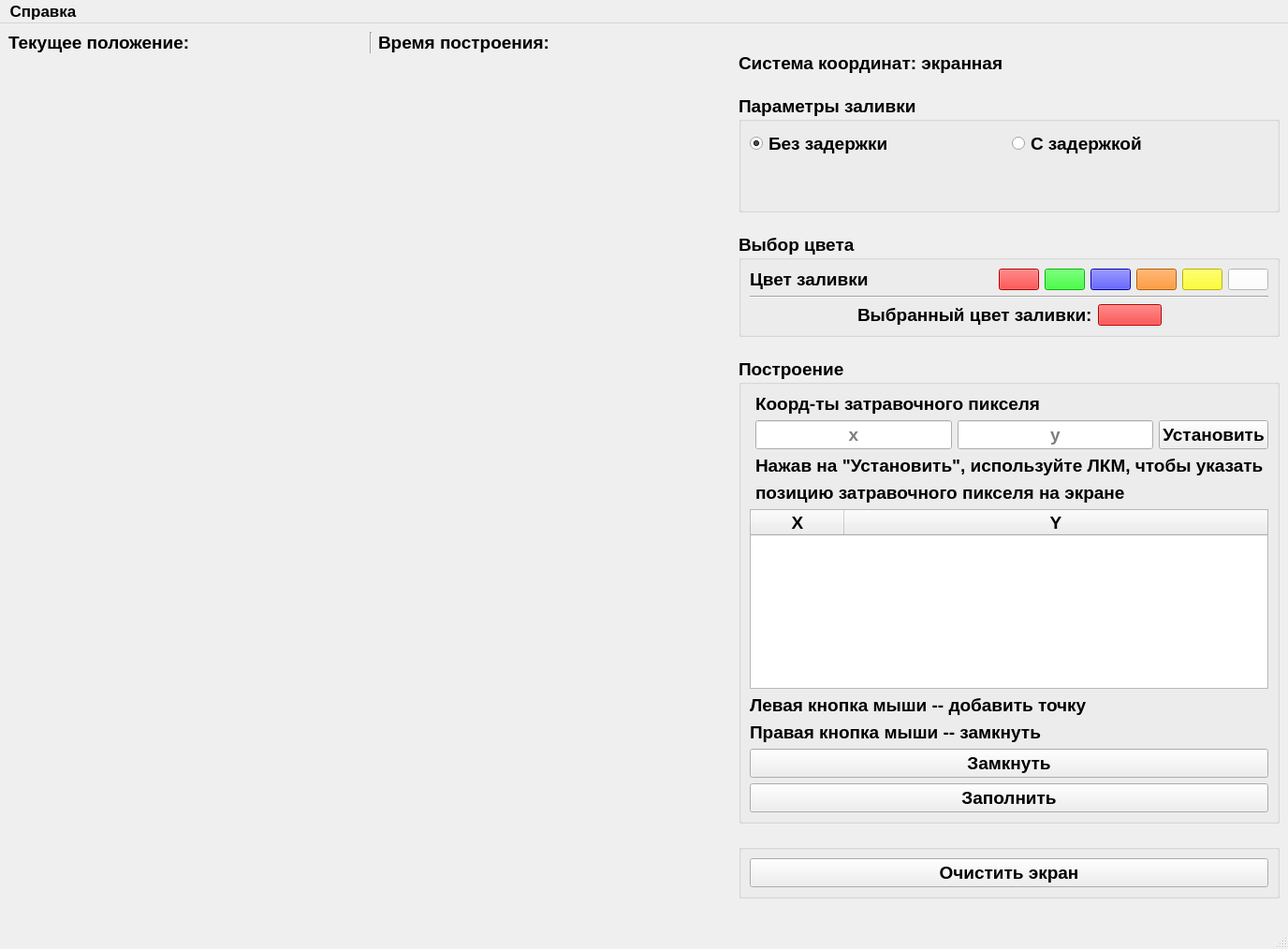
<?xml version="1.0" encoding="UTF-8"?>
<ui version="4.0">
 <class>MainWindow</class>
 <widget class="QMainWindow" name="MainWindow">
  <property name="geometry">
   <rect>
    <x>0</x>
    <y>0</y>
    <width>1376</width>
    <height>1014</height>
   </rect>
  </property>
  <property name="windowTitle">
   <string>MainWindow</string>
  </property>
  <widget class="QWidget" name="centralwidget">
   <layout class="QHBoxLayout" name="horizontalLayout" stretch="2,0">
    <item>
     <layout class="QVBoxLayout" name="verticalLayout_4" stretch="0,1">
      <item>
       <layout class="QHBoxLayout" name="horizontalLayout_6">
        <item>
         <widget class="QLabel" name="curposLabel">
          <property name="sizePolicy">
           <sizepolicy hsizetype="Preferred" vsizetype="Maximum">
            <horstretch>0</horstretch>
            <verstretch>0</verstretch>
           </sizepolicy>
          </property>
          <property name="font">
           <font>
            <pointsize>14</pointsize>
            <weight>75</weight>
            <bold>true</bold>
           </font>
          </property>
          <property name="text">
           <string>Текущее положение:</string>
          </property>
         </widget>
        </item>
        <item>
         <widget class="Line" name="line_3">
          <property name="sizePolicy">
           <sizepolicy hsizetype="Fixed" vsizetype="Minimum">
            <horstretch>0</horstretch>
            <verstretch>0</verstretch>
           </sizepolicy>
          </property>
          <property name="orientation">
           <enum>Qt::Vertical</enum>
          </property>
         </widget>
        </item>
        <item>
         <widget class="QLabel" name="timeLabel">
          <property name="sizePolicy">
           <sizepolicy hsizetype="Preferred" vsizetype="Maximum">
            <horstretch>0</horstretch>
            <verstretch>0</verstretch>
           </sizepolicy>
          </property>
          <property name="font">
           <font>
            <pointsize>14</pointsize>
            <weight>75</weight>
            <bold>true</bold>
           </font>
          </property>
          <property name="text">
           <string>Время построения:</string>
          </property>
         </widget>
        </item>
       </layout>
      </item>
      <item>
       <widget class="Canvas" name="canvas" native="true"/>
      </item>
     </layout>
    </item>
    <item>
     <layout class="QVBoxLayout" name="verticalLayout" stretch="0,0,0,0,0">
      <property name="spacing">
       <number>0</number>
      </property>
      <property name="leftMargin">
       <number>0</number>
      </property>
      <item>
       <widget class="QLabel" name="label_5">
        <property name="sizePolicy">
         <sizepolicy hsizetype="Preferred" vsizetype="Maximum">
          <horstretch>0</horstretch>
          <verstretch>0</verstretch>
         </sizepolicy>
        </property>
        <property name="font">
         <font>
          <pointsize>14</pointsize>
          <weight>75</weight>
          <bold>true</bold>
         </font>
        </property>
        <property name="text">
         <string>Система координат: экранная</string>
        </property>
       </widget>
      </item>
      <item>
       <widget class="QGroupBox" name="groupBox">
        <property name="sizePolicy">
         <sizepolicy hsizetype="Preferred" vsizetype="Maximum">
          <horstretch>0</horstretch>
          <verstretch>0</verstretch>
         </sizepolicy>
        </property>
        <property name="maximumSize">
         <size>
          <width>16777215</width>
          <height>16777215</height>
         </size>
        </property>
        <property name="font">
         <font>
          <pointsize>14</pointsize>
          <weight>75</weight>
          <bold>true</bold>
         </font>
        </property>
        <property name="title">
         <string>Параметры заливки</string>
        </property>
        <layout class="QGridLayout" name="gridLayout" rowstretch="1,0">
         <item row="0" column="0">
          <widget class="QRadioButton" name="nodelayRB">
           <property name="text">
            <string>Без задержки</string>
           </property>
           <property name="checked">
            <bool>true</bool>
           </property>
          </widget>
         </item>
         <item row="0" column="1">
          <widget class="QRadioButton" name="delayRB">
           <property name="text">
            <string>С задержкой</string>
           </property>
          </widget>
         </item>
         <item row="1" column="0" colspan="2">
          <widget class="QStackedWidget" name="stackedWidget">
           <property name="enabled">
            <bool>true</bool>
           </property>
           <property name="currentIndex">
            <number>1</number>
           </property>
           <widget class="QWidget" name="page">
            <layout class="QHBoxLayout" name="horizontalLayout_2">
             <item>
              <widget class="QLabel" name="label">
               <property name="text">
                <string>1 мс</string>
               </property>
              </widget>
             </item>
             <item>
              <widget class="QSlider" name="horizontalSlider">
               <property name="minimum">
                <number>1</number>
               </property>
               <property name="maximum">
                <number>10</number>
               </property>
               <property name="orientation">
                <enum>Qt::Horizontal</enum>
               </property>
              </widget>
             </item>
             <item>
              <widget class="QLabel" name="label_2">
               <property name="text">
                <string>10 мс</string>
               </property>
              </widget>
             </item>
            </layout>
           </widget>
           <widget class="QWidget" name="page_2"/>
          </widget>
         </item>
        </layout>
       </widget>
      </item>
      <item>
       <widget class="QGroupBox" name="groupBox_4">
        <property name="sizePolicy">
         <sizepolicy hsizetype="Preferred" vsizetype="Maximum">
          <horstretch>0</horstretch>
          <verstretch>0</verstretch>
         </sizepolicy>
        </property>
        <property name="maximumSize">
         <size>
          <width>16777215</width>
          <height>16777215</height>
         </size>
        </property>
        <property name="font">
         <font>
          <pointsize>14</pointsize>
          <weight>75</weight>
          <bold>true</bold>
         </font>
        </property>
        <property name="title">
         <string>Выбор цвета</string>
        </property>
        <layout class="QGridLayout" name="gridLayout_4" columnstretch="0,0">
         <item row="1" column="0" colspan="2">
          <widget class="Line" name="line_2">
           <property name="font">
            <font>
             <pointsize>14</pointsize>
             <weight>75</weight>
             <bold>true</bold>
            </font>
           </property>
           <property name="orientation">
            <enum>Qt::Horizontal</enum>
           </property>
          </widget>
         </item>
         <item row="0" column="1">
          <layout class="QHBoxLayout" name="horizontalLayout_4">
           <item>
            <widget class="BgColorButton" name="bgColorSwatch_1">
             <property name="maximumSize">
              <size>
               <width>68</width>
               <height>16777215</height>
              </size>
             </property>
             <property name="font">
              <font>
               <pointsize>10</pointsize>
               <weight>50</weight>
               <italic>false</italic>
               <bold>false</bold>
              </font>
             </property>
             <property name="styleSheet">
              <string notr="true">background-color: rgb(255,0,0);
font: 10pt</string>
             </property>
             <property name="text">
              <string/>
             </property>
            </widget>
           </item>
           <item>
            <widget class="BgColorButton" name="bgColorSwatch_2">
             <property name="maximumSize">
              <size>
               <width>68</width>
               <height>16777215</height>
              </size>
             </property>
             <property name="font">
              <font>
               <pointsize>10</pointsize>
               <weight>50</weight>
               <italic>false</italic>
               <bold>false</bold>
              </font>
             </property>
             <property name="styleSheet">
              <string notr="true">background-color: rgb(0,255,0);
font: 10pt</string>
             </property>
             <property name="text">
              <string/>
             </property>
            </widget>
           </item>
           <item>
            <widget class="BgColorButton" name="bgColorSwatch_3">
             <property name="maximumSize">
              <size>
               <width>68</width>
               <height>16777215</height>
              </size>
             </property>
             <property name="font">
              <font>
               <pointsize>10</pointsize>
               <weight>50</weight>
               <italic>false</italic>
               <bold>false</bold>
              </font>
             </property>
             <property name="styleSheet">
              <string notr="true">background-color: rgb(0,0,255);
font: 10pt</string>
             </property>
             <property name="text">
              <string/>
             </property>
            </widget>
           </item>
           <item>
            <widget class="BgColorButton" name="bgColorSwatch_4">
             <property name="maximumSize">
              <size>
               <width>68</width>
               <height>16777215</height>
              </size>
             </property>
             <property name="font">
              <font>
               <pointsize>10</pointsize>
               <weight>50</weight>
               <italic>false</italic>
               <bold>false</bold>
              </font>
             </property>
             <property name="styleSheet">
              <string notr="true">background-color: rgb(255,127,0);
font: 10pt</string>
             </property>
             <property name="text">
              <string/>
             </property>
            </widget>
           </item>
           <item>
            <widget class="BgColorButton" name="bgColorSwatch_5">
             <property name="maximumSize">
              <size>
               <width>68</width>
               <height>16777215</height>
              </size>
             </property>
             <property name="font">
              <font>
               <pointsize>10</pointsize>
               <weight>50</weight>
               <italic>false</italic>
               <bold>false</bold>
              </font>
             </property>
             <property name="styleSheet">
              <string notr="true">background-color: rgb(255,255,0);
font: 10pt</string>
             </property>
             <property name="text">
              <string/>
             </property>
            </widget>
           </item>
           <item>
            <widget class="BgColorButton" name="bgColorSwatch_6">
             <property name="maximumSize">
              <size>
               <width>68</width>
               <height>16777215</height>
              </size>
             </property>
             <property name="font">
              <font>
               <pointsize>10</pointsize>
               <weight>50</weight>
               <italic>false</italic>
               <bold>false</bold>
              </font>
             </property>
             <property name="styleSheet">
              <string notr="true">background-color: rgb(255,255,255);
font: 10pt</string>
             </property>
             <property name="text">
              <string/>
             </property>
            </widget>
           </item>
          </layout>
         </item>
         <item row="0" column="0">
          <widget class="QLabel" name="label_11">
           <property name="font">
            <font>
             <pointsize>14</pointsize>
             <weight>75</weight>
             <bold>true</bold>
            </font>
           </property>
           <property name="text">
            <string>Цвет заливки</string>
           </property>
          </widget>
         </item>
         <item row="2" column="0" colspan="2">
          <layout class="QHBoxLayout" name="horizontalLayout_8" stretch="0,0,1,0">
           <item>
            <spacer name="horizontalSpacer_3">
             <property name="font">
              <font>
               <pointsize>14</pointsize>
               <weight>75</weight>
               <bold>true</bold>
              </font>
             </property>
             <property name="orientation">
              <enum>Qt::Horizontal</enum>
             </property>
             <property name="sizeHint" stdset="0">
              <size>
               <width>40</width>
               <height>20</height>
              </size>
             </property>
            </spacer>
           </item>
           <item>
            <widget class="QLabel" name="label_13">
             <property name="font">
              <font>
               <pointsize>14</pointsize>
               <weight>75</weight>
               <bold>true</bold>
              </font>
             </property>
             <property name="text">
              <string>Выбранный цвет заливки:</string>
             </property>
            </widget>
           </item>
           <item>
            <widget class="ColorView" name="colorview_2">
             <property name="maximumSize">
              <size>
               <width>68</width>
               <height>16777215</height>
              </size>
             </property>
             <property name="font">
              <font>
               <pointsize>10</pointsize>
               <weight>50</weight>
               <italic>false</italic>
               <bold>false</bold>
              </font>
             </property>
             <property name="styleSheet">
              <string notr="true">background-color: rgb(255,0,0);
font: 10pt</string>
             </property>
             <property name="text">
              <string/>
             </property>
            </widget>
           </item>
           <item>
            <spacer name="horizontalSpacer_4">
             <property name="font">
              <font>
               <pointsize>14</pointsize>
               <weight>75</weight>
               <bold>true</bold>
              </font>
             </property>
             <property name="orientation">
              <enum>Qt::Horizontal</enum>
             </property>
             <property name="sizeHint" stdset="0">
              <size>
               <width>40</width>
               <height>20</height>
              </size>
             </property>
            </spacer>
           </item>
          </layout>
         </item>
        </layout>
       </widget>
      </item>
      <item>
       <widget class="QGroupBox" name="groupBox_2">
        <property name="sizePolicy">
         <sizepolicy hsizetype="Preferred" vsizetype="Maximum">
          <horstretch>0</horstretch>
          <verstretch>0</verstretch>
         </sizepolicy>
        </property>
        <property name="maximumSize">
         <size>
          <width>16777215</width>
          <height>16777215</height>
         </size>
        </property>
        <property name="font">
         <font>
          <pointsize>14</pointsize>
          <weight>75</weight>
          <bold>true</bold>
         </font>
        </property>
        <property name="title">
         <string>Построение</string>
        </property>
        <layout class="QGridLayout" name="gridLayout_2" columnstretch="0,0,0,0">
         <item row="11" column="0" colspan="4">
          <widget class="QPushButton" name="fillPB">
           <property name="text">
            <string>Заполнить</string>
           </property>
          </widget>
         </item>
         <item row="4" column="0" colspan="4">
          <widget class="Table" name="table">
           <attribute name="horizontalHeaderStretchLastSection">
            <bool>true</bool>
           </attribute>
           <attribute name="verticalHeaderStretchLastSection">
            <bool>false</bool>
           </attribute>
           <column>
            <property name="text">
             <string>X</string>
            </property>
           </column>
           <column>
            <property name="text">
             <string>Y</string>
            </property>
           </column>
          </widget>
         </item>
         <item row="9" column="0" colspan="4">
          <widget class="QLabel" name="label_6">
           <property name="text">
            <string>Правая кнопка мыши -- замкнуть</string>
           </property>
          </widget>
         </item>
         <item row="0" column="1" colspan="3">
          <widget class="QLabel" name="label_3">
           <property name="sizePolicy">
            <sizepolicy hsizetype="Maximum" vsizetype="Preferred">
             <horstretch>0</horstretch>
             <verstretch>0</verstretch>
            </sizepolicy>
           </property>
           <property name="text">
            <string>Коорд-ты затравочного пикселя</string>
           </property>
          </widget>
         </item>
         <item row="1" column="3">
          <widget class="QPushButton" name="ptAddPB">
           <property name="text">
            <string>Установить</string>
           </property>
          </widget>
         </item>
         <item row="1" column="2">
          <widget class="QLineEdit" name="ptYLE">
           <property name="alignment">
            <set>Qt::AlignCenter</set>
           </property>
           <property name="placeholderText">
            <string>y</string>
           </property>
          </widget>
         </item>
         <item row="8" column="0" colspan="4">
          <widget class="QLabel" name="label_4">
           <property name="text">
            <string>Левая кнопка мыши -- добавить точку</string>
           </property>
          </widget>
         </item>
         <item row="10" column="0" colspan="4">
          <widget class="QPushButton" name="closePB">
           <property name="text">
            <string>Замкнуть</string>
           </property>
          </widget>
         </item>
         <item row="1" column="1">
          <widget class="QLineEdit" name="ptXLE">
           <property name="alignment">
            <set>Qt::AlignCenter</set>
           </property>
           <property name="placeholderText">
            <string>x</string>
           </property>
          </widget>
         </item>
         <item row="2" column="1" colspan="3">
          <widget class="QLabel" name="label_7">
           <property name="text">
            <string>Нажав на &quot;Установить&quot;, используйте ЛКМ, чтобы указать </string>
           </property>
          </widget>
         </item>
         <item row="3" column="1" colspan="3">
          <widget class="QLabel" name="label_8">
           <property name="text">
            <string>позицию затравочного пикселя на экране</string>
           </property>
          </widget>
         </item>
        </layout>
       </widget>
      </item>
      <item>
       <widget class="QGroupBox" name="groupBox_6">
        <property name="sizePolicy">
         <sizepolicy hsizetype="Preferred" vsizetype="Maximum">
          <horstretch>0</horstretch>
          <verstretch>0</verstretch>
         </sizepolicy>
        </property>
        <property name="maximumSize">
         <size>
          <width>16777215</width>
          <height>16777215</height>
         </size>
        </property>
        <property name="font">
         <font>
          <pointsize>14</pointsize>
          <weight>75</weight>
          <bold>true</bold>
         </font>
        </property>
        <property name="title">
         <string/>
        </property>
        <layout class="QGridLayout" name="gridLayout_3">
         <item row="0" column="0" colspan="2">
          <widget class="QPushButton" name="canvasClearPB">
           <property name="maximumSize">
            <size>
             <width>16777215</width>
             <height>40</height>
            </size>
           </property>
           <property name="font">
            <font>
             <pointsize>14</pointsize>
             <weight>75</weight>
             <bold>true</bold>
            </font>
           </property>
           <property name="text">
            <string>Очистить экран</string>
           </property>
          </widget>
         </item>
        </layout>
       </widget>
      </item>
     </layout>
    </item>
   </layout>
  </widget>
  <widget class="QMenuBar" name="menubar">
   <property name="geometry">
    <rect>
     <x>0</x>
     <y>0</y>
     <width>1376</width>
     <height>36</height>
    </rect>
   </property>
   <property name="font">
    <font>
     <pointsize>13</pointsize>
     <weight>75</weight>
     <bold>true</bold>
    </font>
   </property>
   <widget class="QMenu" name="menu">
    <property name="font">
     <font>
      <pointsize>13</pointsize>
      <weight>75</weight>
      <bold>true</bold>
     </font>
    </property>
    <property name="title">
     <string>Справка</string>
    </property>
    <addaction name="author"/>
    <addaction name="prog"/>
   </widget>
   <addaction name="menu"/>
  </widget>
  <widget class="QStatusBar" name="statusbar"/>
  <action name="author">
   <property name="text">
    <string>Об авторе</string>
   </property>
  </action>
  <action name="prog">
   <property name="text">
    <string>О программе</string>
   </property>
  </action>
 </widget>
 <customwidgets>
  <customwidget>
   <class>Canvas</class>
   <extends>QWidget</extends>
   <header>canvas</header>
   <container>1</container>
  </customwidget>
  <customwidget>
   <class>BgColorButton</class>
   <extends>QPushButton</extends>
   <header>bgcolorbutton</header>
  </customwidget>
  <customwidget>
   <class>ColorView</class>
   <extends>QPushButton</extends>
   <header>colorview.h</header>
  </customwidget>
  <customwidget>
   <class>Table</class>
   <extends>QTableWidget</extends>
   <header>table</header>
  </customwidget>
 </customwidgets>
 <resources/>
 <connections/>
</ui>
